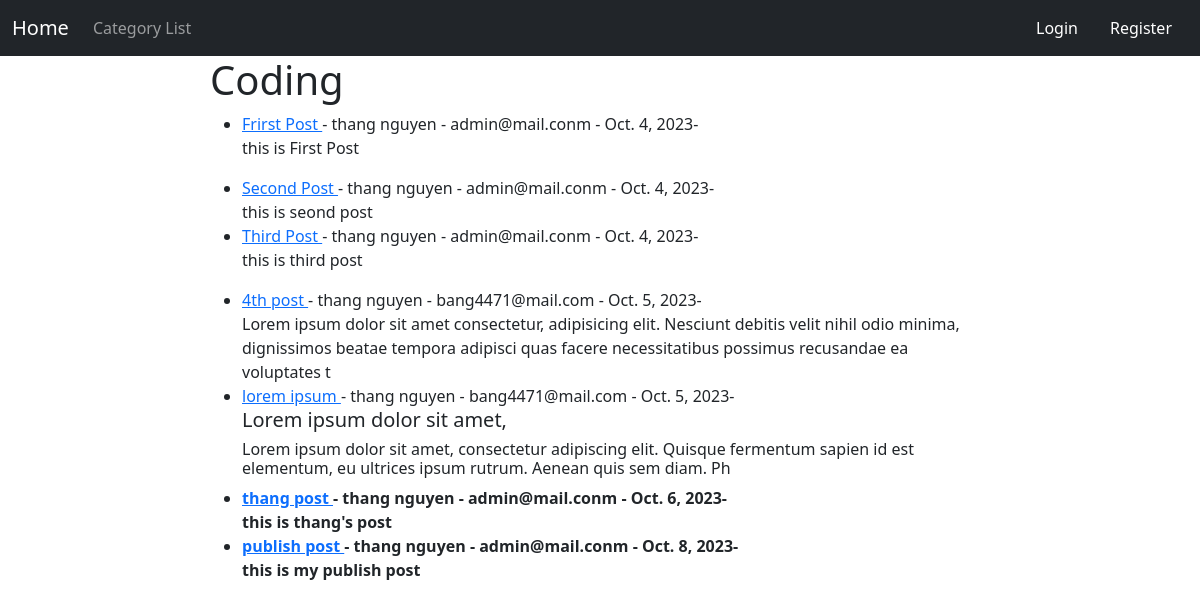
/category/coding/, run on the app's committed database.
### blog/models.py (models this page shows, shortened)
class Post(models.Model):
    title = models.CharField(max_length=264)
    author = models.ForeignKey(User,on_delete=models.CASCADE)
    body = RichTextField(blank=True,null=True)
    post_date = models.DateField(auto_now_add=True)
    category = models.CharField(max_length=264,default='coding')
    snippet = models.CharField(max_length=264)
    likes = models.ManyToManyField(User,related_name='blog_posts')
    is_published = models.BooleanField(default=False)

### blog/views.py (the view)
# urls.py: path('category/<str:cats>/',CategoryView,name = 'category'),
def CategoryView(request,cats):
    category_post =Post.objects.filter(category = cats.replace('-',' '))
    return render(request,'categories.html',{'cats':cats.title().replace('-',' '),'category_post':category_post})

### templates/categories.html (shortened to what this page needs)
{% extends 'base.html' %}
{% block content %}
{% if category_post %}
  <h1>{{ cats }}</h1>
  <ul>
    {% for post in category_post %}
    <li>
      <a href="{% url 'article_details' post.pk %}">{{ post.title }} </a>
      - {{ post.author.first_name }}
      {{ post.author.last_name }} - {{ post.author.email }} - {{ post.post_date }}-
      <br />
      {{ post.body | slice:"200" | safe}}
    </li>
    {% endfor %}
  </ul>
{% else %}
<h1>This page is not exist.....(or this category is empty page)</h1>
{% endif %}
{% endblock %}

### data on the page
Post: title "Frirst Post", author.first_name "thang", author.last_name "nguyen", author.email "admin@mail.conm", post_date "Oct. 4, 2023", body "this is First Post"
Post: title "Second Post", author.first_name "thang", author.last_name "nguyen", author.email "admin@mail.conm", post_date "Oct. 4, 2023", body "this is seond post"
Post: title "Third Post", author.first_name "thang", author.last_name "nguyen", author.email "admin@mail.conm", post_date "Oct. 4, 2023", body "this is third post"
Post: title "4th post", author.first_name "thang", author.last_name "nguyen", author.email "bang4471@mail.com", post_date "Oct. 5, 2023", body "Lorem ipsum dolor sit amet consectetur, adipisicing elit. Nesciunt debitis velit nihil odio minima, dignissimos beatae tempora adipisci quas facere necessitatibus possimus recusandae ea voluptates t"
Post: title "lorem ipsum", author.first_name "thang", author.last_name "nguyen", author.email "bang4471@mail.com", post_date "Oct. 5, 2023", body "Lorem ipsum dolor sit amet, Lorem ipsum dolor sit amet, consectetur adipiscing elit. Quisque fermentum sapien id est elementum, eu ultrices ipsum rutrum. Aenean quis sem diam. Ph"
Post: title "thang post", author.first_name "thang", author.last_name "nguyen", author.email "admin@mail.conm", post_date "Oct. 6, 2023", body "this is thang's post"
Post: title "publish post", author.first_name "thang", author.last_name "nguyen", author.email "admin@mail.conm", post_date "Oct. 8, 2023", body "this is my publish post"

### other printed values
{{ cats }} "Coding"
